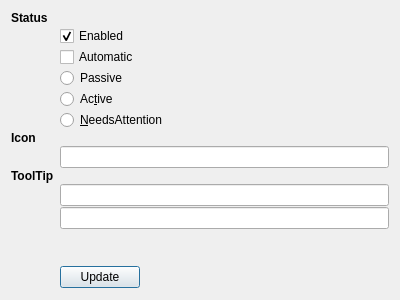
<?xml version="1.0" encoding="UTF-8"?>
<ui version="4.0">
 <class>StatusNotifierTest</class>
 <widget class="QDialog" name="StatusNotifierTest">
  <property name="geometry">
   <rect>
    <x>0</x>
    <y>0</y>
    <width>400</width>
    <height>300</height>
   </rect>
  </property>
  <property name="windowTitle">
   <string>Dialog</string>
  </property>
  <layout class="QFormLayout" name="formLayout">
   <property name="fieldGrowthPolicy">
    <enum>QFormLayout::ExpandingFieldsGrow</enum>
   </property>
   <property name="verticalSpacing">
    <number>1</number>
   </property>
   <item row="0" column="0">
    <widget class="QLabel" name="label">
     <property name="text">
      <string>&lt;b&gt;Status&lt;/b&gt;</string>
     </property>
    </widget>
   </item>
   <item row="4" column="1">
    <widget class="QRadioButton" name="statusPassive">
     <property name="text">
      <string>Passive</string>
     </property>
    </widget>
   </item>
   <item row="6" column="1">
    <widget class="QRadioButton" name="statusActive">
     <property name="text">
      <string>Ac&amp;tive</string>
     </property>
    </widget>
   </item>
   <item row="7" column="1">
    <widget class="QRadioButton" name="statusNeedsAttention">
     <property name="text">
      <string>&amp;NeedsAttention</string>
     </property>
    </widget>
   </item>
   <item row="8" column="0">
    <widget class="QLabel" name="label_3">
     <property name="text">
      <string>&lt;b&gt;Icon&lt;/b&gt;</string>
     </property>
    </widget>
   </item>
   <item row="9" column="1">
    <widget class="QLineEdit" name="iconName"/>
   </item>
   <item row="10" column="0">
    <widget class="QLabel" name="label_2">
     <property name="text">
      <string>&lt;b&gt;ToolTip&lt;/b&gt;</string>
     </property>
    </widget>
   </item>
   <item row="11" column="1">
    <widget class="QLineEdit" name="tooltipText"/>
   </item>
   <item row="12" column="1">
    <widget class="QLineEdit" name="tooltipSubtext"/>
   </item>
   <item row="14" column="1">
    <spacer name="verticalSpacer">
     <property name="orientation">
      <enum>Qt::Vertical</enum>
     </property>
     <property name="sizeHint" stdset="0">
      <size>
       <width>20</width>
       <height>200</height>
      </size>
     </property>
    </spacer>
   </item>
   <item row="15" column="1">
    <widget class="QPushButton" name="updateButton">
     <property name="text">
      <string>Update</string>
     </property>
    </widget>
   </item>
   <item row="16" column="1">
    <layout class="QHBoxLayout" name="horizontalLayout"/>
   </item>
   <item row="2" column="1">
    <widget class="QCheckBox" name="enabledCheck">
     <property name="text">
      <string>Enabled</string>
     </property>
     <property name="checked">
      <bool>true</bool>
     </property>
    </widget>
   </item>
   <item row="3" column="1">
    <widget class="QCheckBox" name="statusAuto">
     <property name="text">
      <string>Automatic</string>
     </property>
    </widget>
   </item>
  </layout>
 </widget>
 <resources/>
 <connections/>
</ui>
